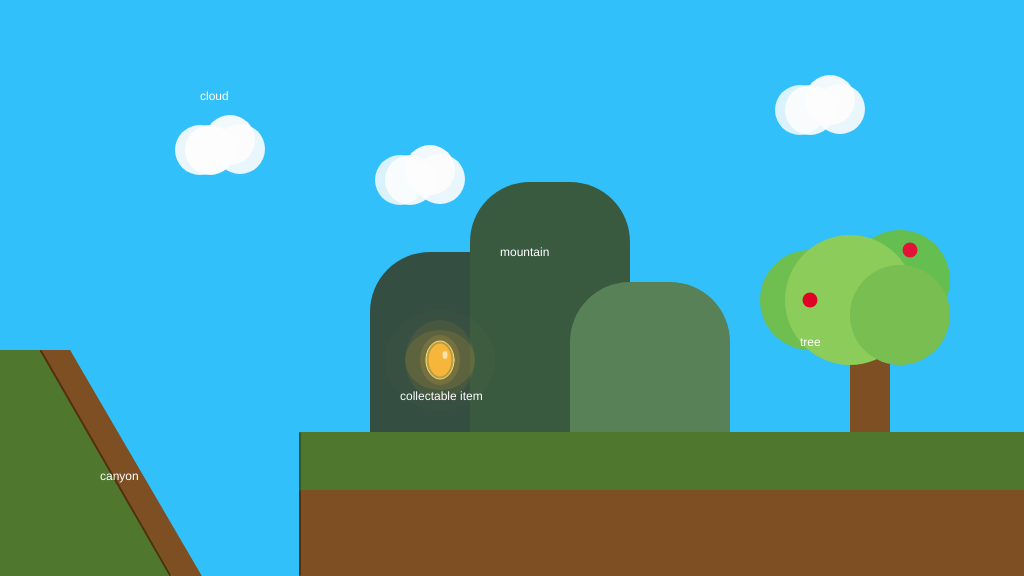
Frame 1 (no input)
Frame 60 (no input): identical to frame 1, image omitted
Frame 120 (the mouse pressed at the canvas centre since frame 60): identical to frame 1, image omitted

The p5.js sketch that drew this single still picture (run headless with seeded random() and noise() and a simulated clock; from frame 60 on, the mouse is pressed at the canvas centre):

// p5.js sketch
// ── sketch.js
/*

The Game Project

1 - Background Scenery

Use p5 drawing functions such as rect, ellipse, line, triangle and
point to draw the scenery as set out in the code comments. The items
should appear next to the text titles.

Each bit of scenery is worth two marks:

0 marks = not a reasonable attempt
1 mark = attempted but it's messy or lacks detail
2 marks = you've used several shape functions to create the scenery

I've given titles and chosen some base colours, but feel free to
imaginatively modify these and interpret the scenery titles loosely to
match your game theme.

WARNING: Do not get too carried away. If you're shape takes more than 15 lines of code to draw then you've probably over done it.


*/

function setup()
{
	createCanvas(1024, 576);
}

function draw()
{
	background(50, 192, 250); //fill the sky blue

	noStroke();
	fill(79, 119, 45);
	rect(300, 432, 1024, 144); //draw some green ground

	noStroke();
	fill(127, 79, 36);
	rect(300, 490, 1024, 144); //draw some brown ground

	//1. a cloud in the sky
	fill(253, 253, 253, 230);
	ellipse(200, 150, 50, 50);
	fill(253, 253, 253, 250);
	ellipse(210, 150, 50, 50);
	fill(253, 253, 253, 240);
	ellipse(230, 140, 50, 50);
	fill(253, 253, 253, 230);
	ellipse(240, 149, 50, 50);

	fill(253, 253, 253, 210);
	ellipse(400, 180, 50, 50);
	fill(253, 253, 253, 230);
	ellipse(410, 180, 50, 50);
	fill(253, 253, 253, 240);
	ellipse(430, 170, 50, 50);
	fill(253, 253, 253, 230);
	ellipse(440, 179, 50, 50);

	fill(253, 253, 253, 210);
	ellipse(800, 110, 50, 50);
	fill(253, 253, 253, 230);
	ellipse(810, 110, 50, 50);
	fill(253, 253, 253, 240);
	ellipse(830, 100, 50, 50);
	fill(253, 253, 253, 230);
	ellipse(840, 109, 50, 50);

	noStroke();
	fill(255);
	text("cloud", 200, 100);

	//2. a mountain in the distance
	fill(52, 78, 65);
	rect(370, 252, 160, 180, 60, 60, 0, 0);
	fill(58, 90, 64);
	rect(470, 182, 160, 250, 60, 60, 0, 0);
	fill(88, 129, 87);
	rect(570, 282, 160, 150, 60, 60, 0, 0);

	noStroke();
	fill(255);
	text("mountain", 500, 256);

	//3. a tree
	fill(127, 79, 36);
	rect(850, 332, 40, 100);
	fill(110, 190, 80);
	ellipse(810, 300, 100, 100); // bush
	fill(100, 190, 80);
	ellipse(900, 280, 100, 100); // bush
	fill(139, 204, 90);
	ellipse(850, 300, 130, 130); // bush
	fill(120, 190, 80);
	ellipse(900, 315, 100, 100); // bush
	fill(221, 4, 38);
	ellipse(810, 300, 15, 15); // apple
	fill(227, 18, 56);
	ellipse(910, 250, 15, 15); // apple

	noStroke();
	fill(255);
	text("tree", 800, 346);

	//4. a canyon
	//NB. the canyon should go from ground-level to the bottom of the screen
	noStroke();
	fill(79, 119, 45);
	quad(0, 590, 200, 590, 70, 350, 0, 350); //draw some green ground

	fill(127, 79, 36);
	quad(210, 640, 210, 590, 70, 350, 40, 350); //draw some green ground

	stroke(88, 47, 14);
	strokeWeight(2);
	line(41, 351, 170, 575);

	stroke(88, 47, 14);
	strokeWeight(2);
	line(300, 434, 300, 575);

	stroke(49, 87, 44);
	strokeWeight(2);
	line(300, 490, 300, 433);

	noStroke();
	fill(255);
	text("canyon", 100, 480);

	//5. a collectable token - eg. a jewel, fruit, coins
	fill(247, 181, 56, 40);
	ellipse(440, 360, 10, 20);
	fill(247, 181, 56, 50);
	ellipse(440, 360, 30, 20);
	fill(247, 181, 56, 40);
	ellipse(440, 360, 40, 50);
	fill(247, 181, 56, 30);
	ellipse(440, 360, 70, 60);
	fill(247, 181, 56, 20);
	ellipse(440, 360, 70, 80);
	fill(247, 181, 56, 5);
	ellipse(440, 360, 110, 100);
	stroke(243, 229, 124);
	strokeWeight(1);
	fill(243, 229, 124, 200);
	ellipse(440, 360, 28, 38);
	stroke(0, 0, 0, 50);
	strokeWeight(2);
	fill(247, 181, 56, 240);
	ellipse(440, 360, 25, 35);
	noStroke()
	fill(255, 255, 255, 150);
	ellipse(445, 355, 5, 8);

	noStroke();
	fill(255);
	text("collectable item", 400, 400);
}
